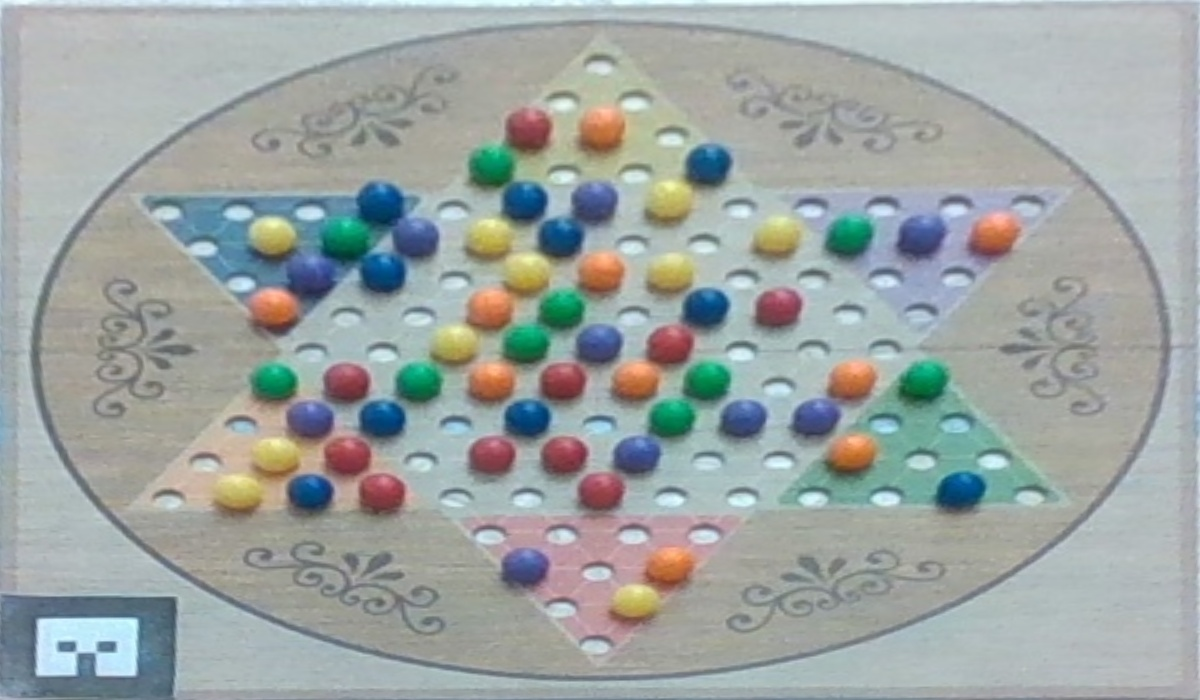
#> input picture cv/rectified_images/image_5_rectified.jpg, 1200 x 700 px, found by its file name
$ python image_to_coordinate.py
#> lines starting #> are read from the running program, lines starting #| are printed output that depends on the picture; after the words box and inside, x2 and y2 are one past the last pixel; in counts of white or black regions, pixels touching at a corner belong together
import cv2
import numpy as np

# Load the image
image = cv2.imread(r"C:\Users\gameb\Desktop\chinese_checkers\cv\rectified_images\image_5_rectified.jpg")
#> image is the input picture: shape (700, 1200, 3); mean B, G, R 162.8, 164.6, 157.3

x_dim = 26
y_dim = 18

x_origin = 160
x_final = 1030
y_origin = 60
y_final = 650
x_step = (x_final - x_origin) / x_dim
y_step = (y_final - y_origin) / y_dim

for x in range(x_dim + 1):
    for y in range(y_dim + 1):
        cv2.circle(image, (int(x_origin + x * x_step), int(y_origin + y * y_step)), 5, (0, 255, 0), -1)
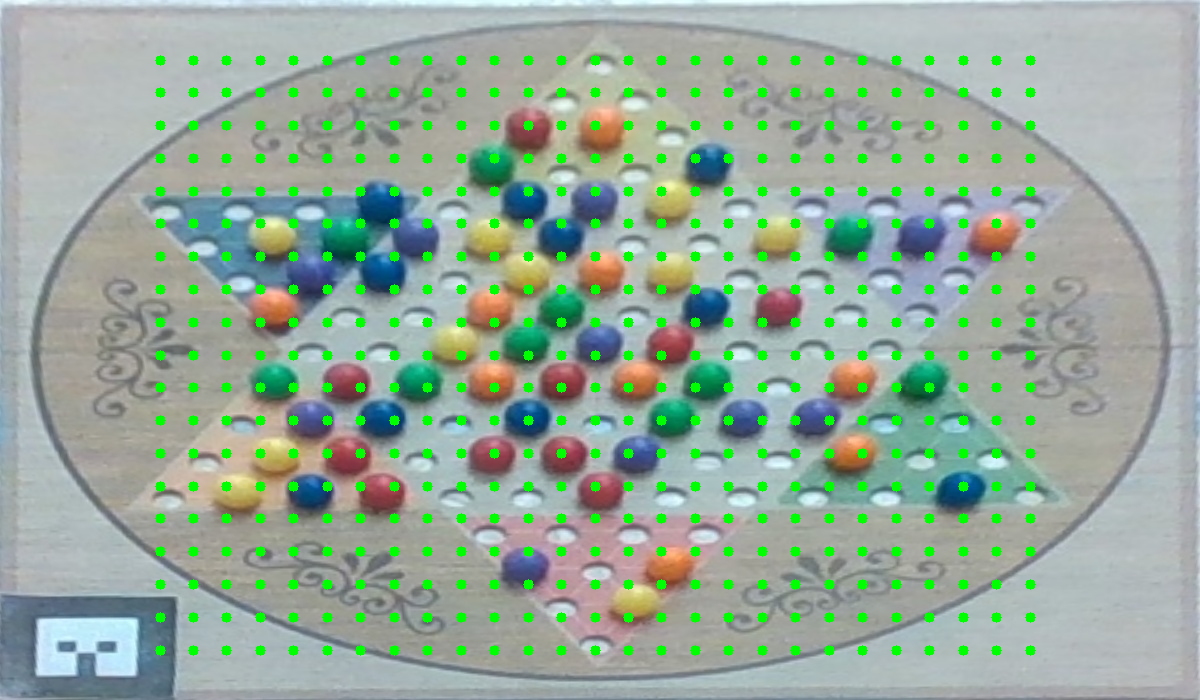
#> image: shape (700, 1200, 3); 4.95% of pixels changed, all inside (x1, y1, x2, y2) = (155, 55, 1036, 656)

cv2.imshow('Image', image)
# wait for a key to be pressed to exit
cv2.waitKey(0)

# close the window
cv2.destroyAllWindows()

$ run again, with cv/rectified_images/image_1_rectified.jpg copied over cv/rectified_images/image_5_rectified.jpg
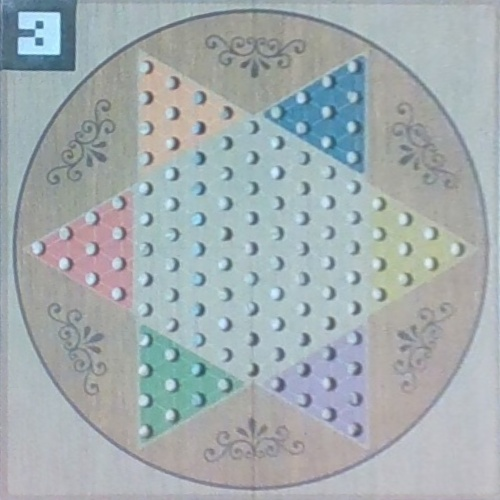
#> input picture cv/rectified_images/image_1_rectified.jpg, 500 x 500 px, found by its file name
#> image is the input picture: shape (500, 500, 3); mean B, G, R 174.8, 172, 162.4
#> after the loop `for x in range(x_dim + 1):`:
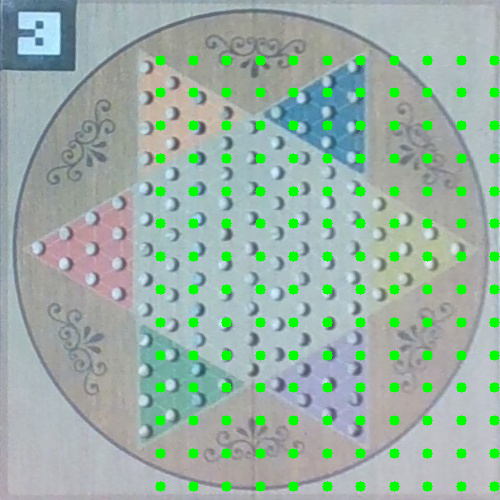
#> image: shape (500, 500, 3); 4.99% of pixels changed, all inside (x1, y1, x2, y2) = (155, 55, 500, 492)

$ run again, with cv/rectified_images/image_2_rectified.jpg copied over cv/rectified_images/image_5_rectified.jpg
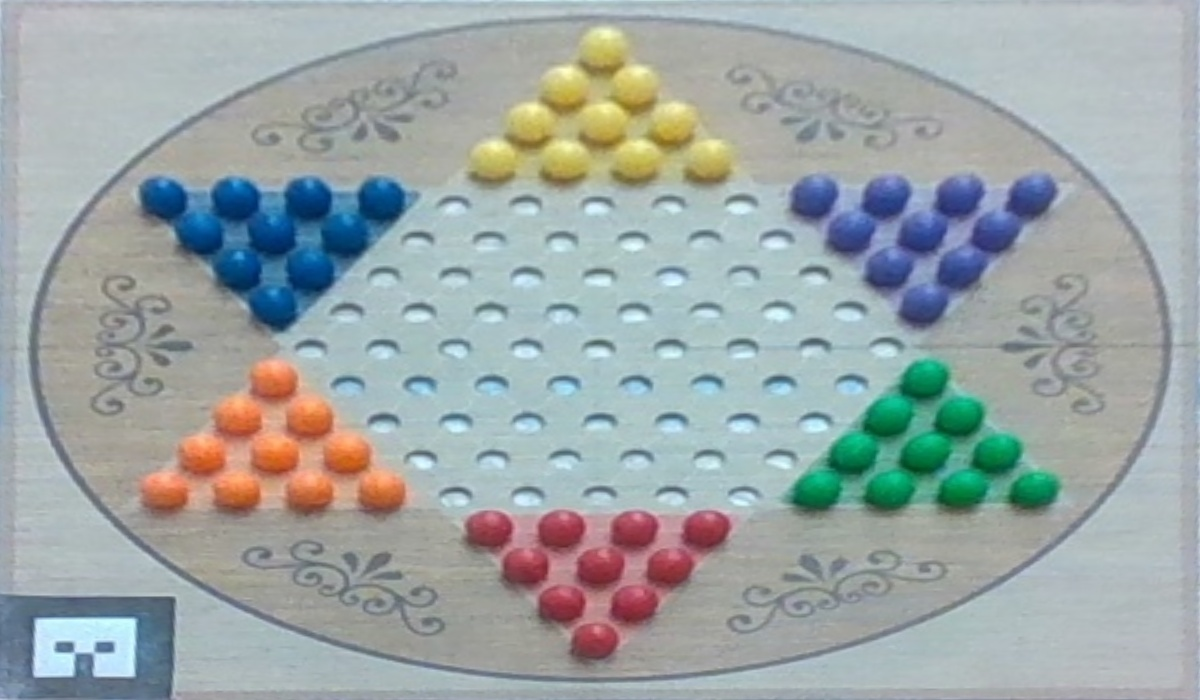
#> input picture cv/rectified_images/image_2_rectified.jpg, 1200 x 700 px, found by its file name
#> image is the input picture: shape (700, 1200, 3); mean B, G, R 166.2, 166.1, 156.7
#> after the loop `for x in range(x_dim + 1):`:
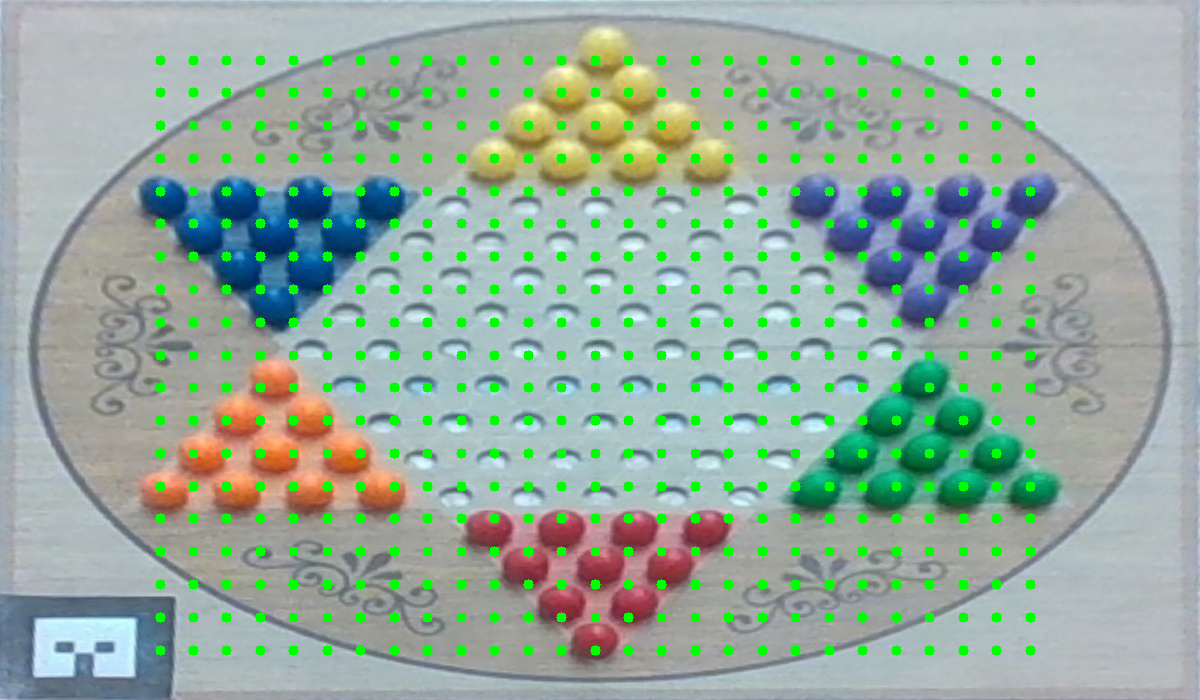
#> image: shape (700, 1200, 3); 4.95% of pixels changed, all inside (x1, y1, x2, y2) = (155, 55, 1036, 656)

$ run again, with cv/rectified_images/image_3_rectified.jpg copied over cv/rectified_images/image_5_rectified.jpg
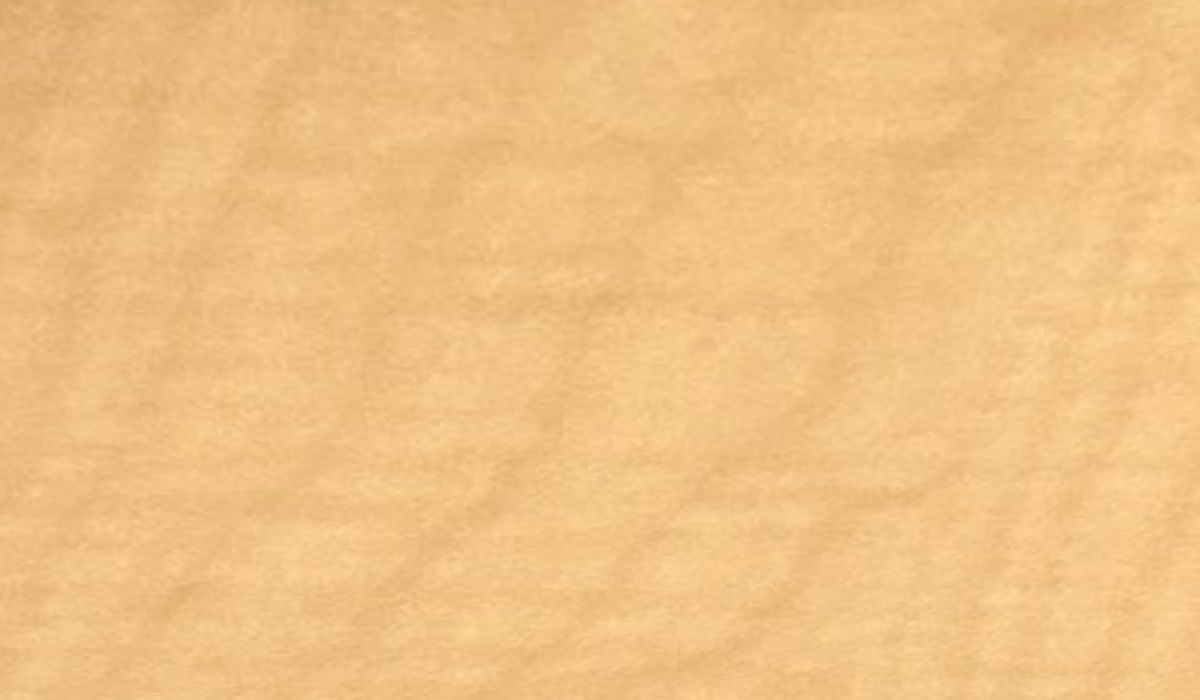
#> input picture cv/rectified_images/image_3_rectified.jpg, 1200 x 700 px, found by its file name
#> image is the input picture: shape (700, 1200, 3); mean B, G, R 132.6, 193.3, 239.6
#> after the loop `for x in range(x_dim + 1):`:
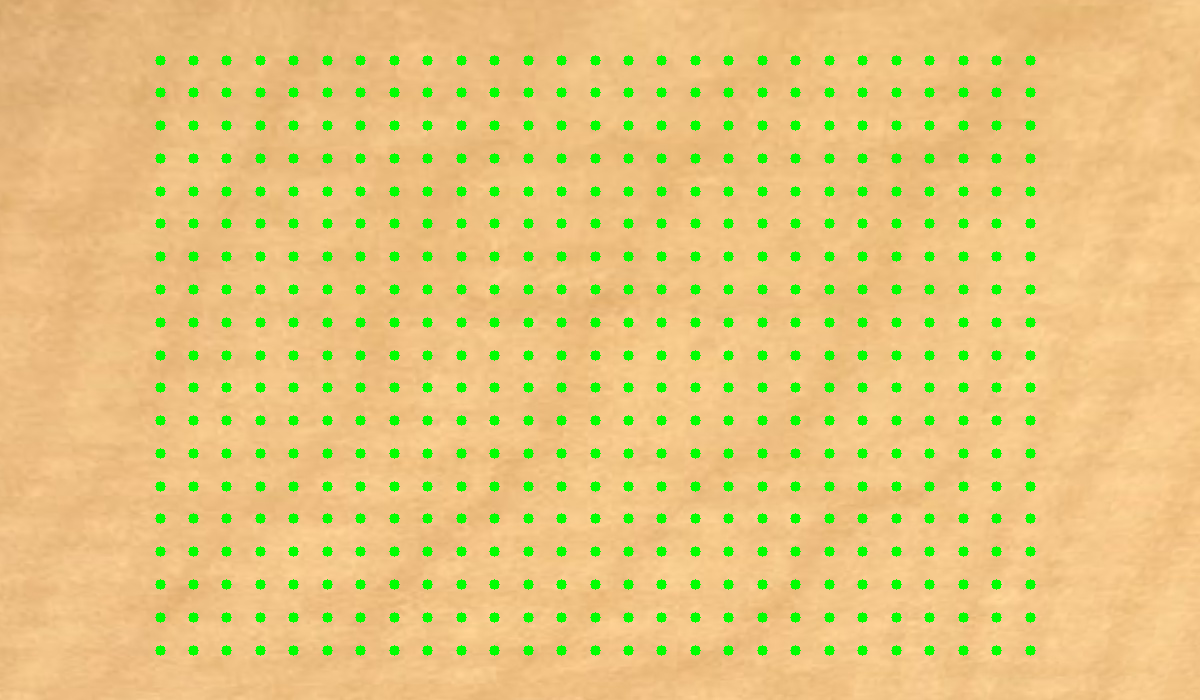
#> image: shape (700, 1200, 3); 4.95% of pixels changed, all inside (x1, y1, x2, y2) = (155, 55, 1036, 656)
